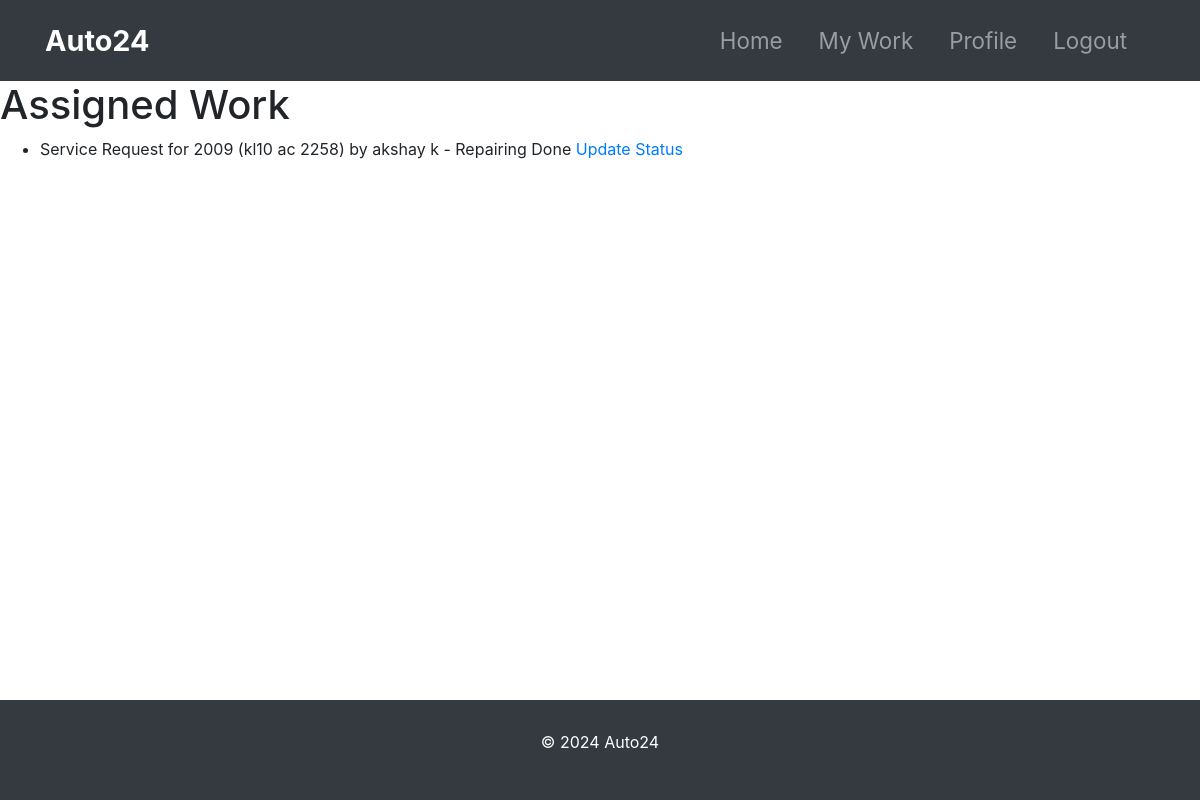
The page /assigned-work/ (signed in) on the database as committed earlier.
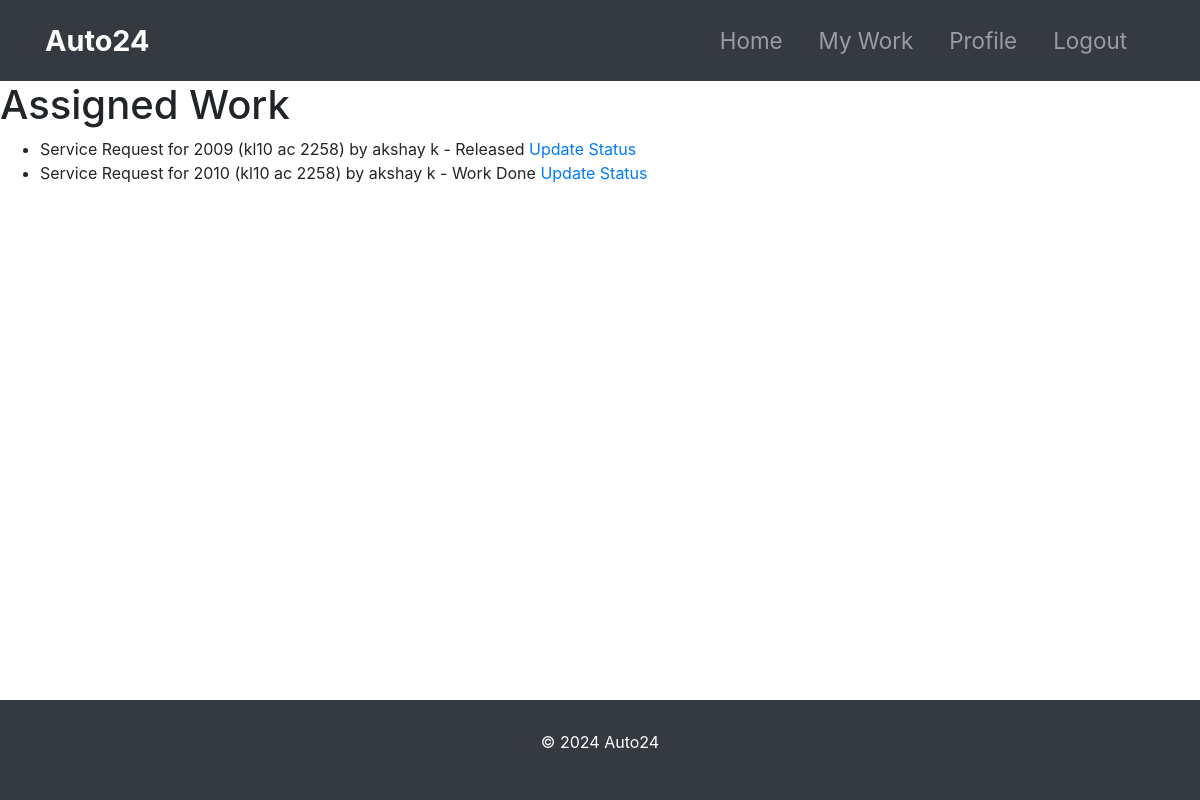
The same page on the database as committed later.
### mechanic_management/models.py (models this page shows, shortened)
class MechanicWork(models.Model):
    mechanic = models.ForeignKey(Mechanic, on_delete=models.CASCADE, related_name='works')
    service_request = models.ForeignKey('customer_management.ServiceRequest', on_delete=models.CASCADE, related_name='works')
    assigned_at = models.DateTimeField(default=timezone.now)
    status = models.CharField(max_length=20, choices=[
        ('Repairing', 'Repairing'),
        ('Repairing Done', 'Repairing Done'),
        ('Released', 'Released')
    ], default='Repairing')

### customer_management/models.py (models this page shows, shortened)
class ServiceRequest(models.Model):
    STATUS_CHOICES = [
        ('Pending', 'Pending'),
        ('Approved', 'Approved'),
        ('Repairing', 'Repairing'),
        ('Repairing Done', 'Repairing Done'),
        ('Released', 'Released')
    ]
    customer = models.ForeignKey(Customer, on_delete=models.CASCADE, related_name='service_requests')
    vehicle = models.ForeignKey(Vehicle, on_delete=models.CASCADE, related_name='service_requests')
    problem_description = models.TextField()
    status = models.CharField(max_length=20, choices=STATUS_CHOICES, default='Pending')
    cost = models.DecimalField(max_digits=10, decimal_places=2, null=True, blank=True)
    created_at = models.DateTimeField(default=timezone.now)
    def __str__(self):
        return f"Service Request for {self.vehicle} by {self.customer.get_name}"

class Vehicle(models.Model):
    number = models.CharField(max_length=20)
    model = models.CharField(max_length=100)
    customer = models.ForeignKey(Customer, on_delete=models.CASCADE, related_name='vehicles')
    def __str__(self):
        return f"{self.model} ({self.number})"

class Customer(models.Model):
    user = models.OneToOneField(User, on_delete=models.CASCADE)
    profile_pic = models.ImageField(upload_to='profile_pic/CustomerProfilePic/', null=True, blank=True)
    address = models.CharField(max_length=40)
    mobile = models.CharField(max_length=20, null=False)
    @property
    def get_name(self):
        return self.user.first_name + " " + self.user.last_name

### mechanic_management/views.py (the view)
# urls.py: path('assigned-work/', views.assigned_work, name='assigned_work'),
@login_required
def assigned_work(request):
    mechanic = request.user.mechanic  # Assuming the logged-in user is a mechanic
    assigned_work = MechanicWork.objects.filter(mechanic=mechanic)
    return render(request, 'mechanic/assigned_work.html', {'assigned_work': assigned_work})

### templates/mechanic/assigned_work.html (shortened to what this page needs)
{% extends 'mechanic/base.html' %}
{% block content %}
<h1>Assigned Work</h1>
<ul>
    {% for work in assigned_work %}
        <li>
            {{ work.service_request }} - {{ work.status }}
            <a href="{% url 'update_work_status' work.pk %}">Update Status</a>
        </li>
    {% endfor %}
</ul>
{% endblock %}

Rows that differ between the two databases and show on the page:
changed MechanicWork: status "Repairing Done" → "Released"
added MechanicWork: service_request "Service Request for 2010 (kl10 ac 2258) by akshay k", status "Work Done"
